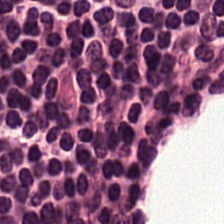
#> input picture data/demo_test_patches/Demo_Normal_Patch_01_normal_004_x21168_y73360_label0.png, 224 x 224 px
$ python -i second_stage_qc.py   (imports and definitions only)   (older library calls are emulated)
#> lines starting #> are read from the running program, lines starting #| are printed output that depends on the picture; after the words box and inside, x2 and y2 are one past the last pixel; in counts of white or black regions, pixels touching at a corner belong together
"""
Second-Stage Quantitative QC Audit
----------------------------------
Analyzes all currently retained patches without modifying them.

For every patch, calculates:
- tissue_ratio
- white_ratio
- blur_score

The script only creates an audit CSV and summary.
It DOES NOT delete, move, or modify any patch.
"""

from pathlib import Path
import csv
import cv2
import numpy as np


# ---------------------------------------------------------
# Configuration
# ---------------------------------------------------------

TISSUE_THRESHOLD = 0.10
WHITE_THRESHOLD = 0.85
BLUR_THRESHOLD = 50.0


# ---------------------------------------------------------
# Patch metrics
# ---------------------------------------------------------

def calculate_metrics(image_path):
    """Calculate tissue, white-background and blur metrics."""

    image = cv2.imread(str(image_path))
#> image is the input picture: shape (224, 224, 3); mean B, G, R 128.8, 97.5, 143.3

    if image is None:
        return None

    # Convert to RGB
    rgb = cv2.cvtColor(image, cv2.COLOR_BGR2RGB)

    # Grayscale
    gray = cv2.cvtColor(image, cv2.COLOR_BGR2GRAY)
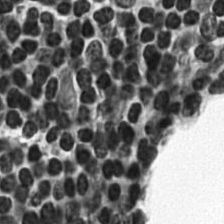
#> gray: shape (224, 224); min 15, max 255, mean 114.8

    # -----------------------------------------------------
    # White/background detection
    # -----------------------------------------------------
    #
    # Pixels close to white are treated as background.
    #
    white_mask = np.all(rgb >= 235, axis=2)
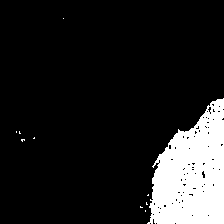
#> white_mask: shape (224, 224) bool; 13.5% white; 10 white regions (9 under 20 px), largest, box (x1, y1, x2, y2) and area: (147, 98, 224, 224) 6760

    white_ratio = float(np.mean(white_mask))
#> white_ratio = 0.135

    # -----------------------------------------------------
    # Tissue estimation
    # -----------------------------------------------------
    #
    # Tissue generally contains stronger color variation
    # than the white background.
    #
    # HSV saturation provides a simple stain/tissue signal.
    #
    hsv = cv2.cvtColor(image, cv2.COLOR_BGR2HSV)
#> hsv: shape (224, 224, 3); mean H, S, V 140.5, 104.8, 144.2

    saturation = hsv[:, :, 1]
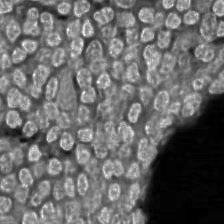
#> saturation: shape (224, 224); min 0, max 255, mean 104.8

    tissue_mask = saturation > 20
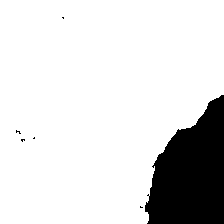
#> tissue_mask: shape (224, 224) bool; 85.7% white; 6 black regions (5 under 20 px), largest, box (x1, y1, x2, y2) and area: (145, 95, 224, 224) 7148

    tissue_ratio = float(np.mean(tissue_mask))
#> tissue_ratio = 0.857

    # -----------------------------------------------------
    # Blur estimation
    # -----------------------------------------------------
    #
    # Variance of Laplacian is a common focus/blur metric.
    # Higher value generally means sharper detail.
    #
    blur_score = float(cv2.Laplacian(gray, cv2.CV_64F).var())
#> blur_score = 384.2

    # -----------------------------------------------------
    # Flags
    # -----------------------------------------------------

    flags = []

    if tissue_ratio < TISSUE_THRESHOLD:
        flags.append("low_tissue")

    if white_ratio > WHITE_THRESHOLD:
        flags.append("mostly_white")

    if blur_score < BLUR_THRESHOLD:
        flags.append("blur")

    if flags:
        qc_flag = "REVIEW"
        removal_reason = ";".join(flags)
    else:
        qc_flag = "KEEP"
        removal_reason = ""

    return {
        "tissue_ratio": tissue_ratio,
        "white_ratio": white_ratio,
        "blur_score": blur_score,
        "qc_flag": qc_flag,
        "removal_reason": removal_reason,
    }


# ---------------------------------------------------------
# Main
# ---------------------------------------------------------

# [134 lines left out: function main, not called in this run]


# [2 lines not run here, left out]

>>> result = calculate_metrics('../data/demo_test_patches/Demo_Normal_Patch_01_normal_004_x21168_y73360_label0.png')
#> result = {'tissue_ratio': 0.857, 'white_ratio': 0.135, 'blur_score': 384.2, 'qc_flag': 'KEEP', 'removal_reason': ''}
